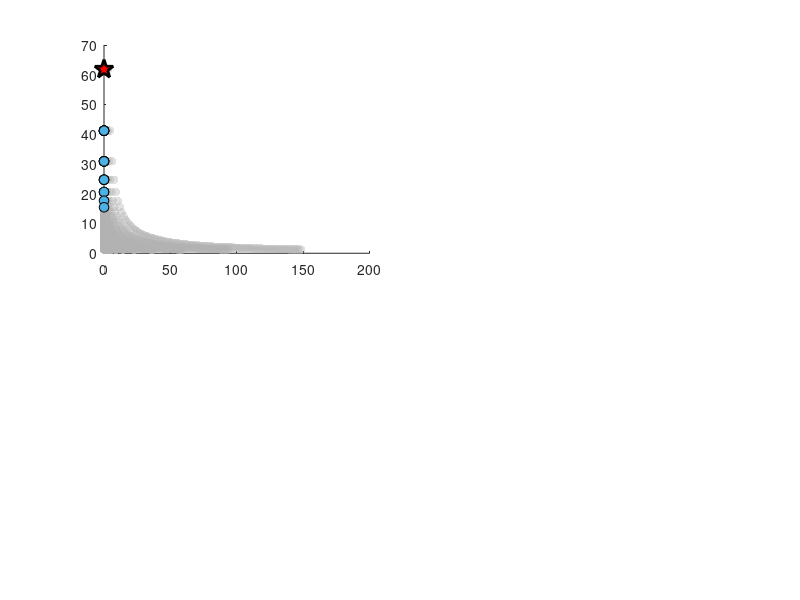

MATLAB code to generate this figure: (Note: this script raises an error after producing the figure.)
%% OPTIMAL AIR-CORE MAGNETORQUER DESIGN SCRIPT
% This script finds the optimal wire gauge and number of turns to maximize
% the magnetic moment-to-mass ratio subject to user-defined constraints.

clear; clc;

%% ========================================================================
%  1. USER-DEFINED INPUTS & CONSTRAINTS
%  ========================================================================

% Maximum allowable mass (kg)
max_mass = 0.2;

% Maximum power consumption (W)
max_power = 3.075;

% Coil inner radius (m)
coil_radius = 0.10;

% Maximum coil length (m) - physical length of wound wire
max_coil_length = 0.05;

% Maximum outer radius (m) - inner radius + maximum radial build-up
max_outer_radius = 0.12;  % 20mm radial build-up allowed

% Minimum required magnetic moment (A·m²)
% Designs below this threshold will be rejected even if efficient
min_required_moment = 0.1;

% System voltage (V)
system_voltage = 12.0;

% Packing factor (accounts for gaps between wires in winding)
% Typical values: 0.85-0.95 for careful winding, 0.7-0.85 for loose winding
packing_factor = 0.90;

% Wire insulation thickness addition per side (m)
% Heavy build magnet wire: ~15-25 µm per side
% Standard build: ~8-15 µm per side
insulation_thickness = 15e-6;  % 15 microns per side

%% ========================================================================
%  2. DESIGN DATA & PHYSICAL CONSTANTS
%  ========================================================================

% Copper density (kg/m³)
copper_density = 8960;

% AWG wire data: [AWG number, diameter (m), resistance (Ω/m)]
% Data source: Standard AWG wire tables - Solaris-shop.com
awg_data = [
    10, 2.588e-3, 3.277e-3;
    12, 2.053e-3, 5.211e-3;
    14, 1.628e-3, 8.286e-3;
    16, 1.291e-3, 1.318e-2;
    18, 1.024e-3, 2.096e-2;
    20, 8.128e-4, 3.329e-2;
    22, 6.438e-4, 5.315e-2;
    24, 5.106e-4, 8.415e-2;
    26, 4.049e-4, 1.339e-1;
    28, 3.211e-4, 2.129e-1;
    30, 2.546e-4, 3.386e-1;
    32, 2.019e-4, 5.385e-1;
    34, 1.601e-4, 8.571e-1;
    36, 1.270e-4, 1.361;
    38, 1.007e-4, 2.167;
    40, 7.988e-5, 3.441
];

% Convert AWG data to struct for easier access
awg_struct = struct('gauge', num2cell(awg_data(:,1)), ...
                    'diameter', num2cell(awg_data(:,2)), ...
                    'resistance_per_meter', num2cell(awg_data(:,3)));

% Range of turns to evaluate
turns_range = 100:50:5000;

%% ========================================================================
%  3. INITIALIZATION
%  ========================================================================

% Initialize best design struct with placeholder values
best_design = struct('gauge', 0, ...
                     'turns', 0, ...
                     'mass', 0, ...
                     'power', 0, ...
                     'moment', 0, ...
                     'efficiency', 0, ...
                     'current', 0, ...
                     'resistance', 0, ...
                     'wire_length', 0, ...
                     'coil_physical_length', 0, ...
                     'outer_radius', 0);

fprintf('========================================\n');
fprintf('MAGNETORQUER DESIGN OPTIMIZATION\n');
fprintf('========================================\n\n');
fprintf('Constraints:\n');
fprintf('  Max Mass:            %.3f kg\n', max_mass);
fprintf('  Max Power:           %.2f W\n', max_power);
fprintf('  Inner Radius:        %.4f m\n', coil_radius);
fprintf('  Max Outer Radius:    %.4f m\n', max_outer_radius);
fprintf('  Max Coil Length:     %.4f m\n', max_coil_length);
fprintf('  Min Required Moment: %.4f A·m²\n', min_required_moment);
fprintf('  System Voltage:      %.2f V\n\n', system_voltage);
fprintf('Design Parameters:\n');
fprintf('  Packing Factor:   %.2f\n', packing_factor);
fprintf('  Insulation:       %.1f µm per side\n\n', insulation_thickness*1e6);
fprintf('Evaluating designs...\n\n');

%% ========================================================================
%  4. MAIN OPTIMIZATION LOOP
%  ========================================================================

% Counter for valid designs
valid_designs = 0;

% Storage for all designs (for plotting)
all_designs = [];

% Outer loop: iterate through each AWG gauge
for i = 1:length(awg_struct)
    
    % Extract wire properties
    gauge = awg_struct(i).gauge;
    wire_diameter = awg_struct(i).diameter;
    resistance_per_meter = awg_struct(i).resistance_per_meter;
    
    % Calculate wire cross-sectional area (for mass - bare conductor)
    wire_area = pi * (wire_diameter/2)^2;
    
    % Calculate effective wire diameter including insulation
    effective_diameter = wire_diameter + (2 * insulation_thickness);
    
    % Inner loop: iterate through number of turns
    for N = turns_range
        
        % ================================================================
        % CALCULATE DESIGN PROPERTIES
        % ================================================================
        
        % Total wire length (mean turn circumference * number of turns)
        wire_length = N * (2 * pi * coil_radius);
        
        % Total electrical resistance
        total_resistance = wire_length * resistance_per_meter;
        
        % Total mass of copper wire
        total_mass = wire_length * wire_area * copper_density;
        
        % Current drawn at system voltage
        current = system_voltage / total_resistance;
        
        % Power consumed
        power_consumed = system_voltage * current;
        
        % Magnetic moment (A·m²)
        magnetic_moment = N * current * (pi * coil_radius^2);
        
        % Physical length of wound coil including insulation and packing
        coil_physical_length = (N * effective_diameter) / packing_factor;
        
        % Calculate outer radius (radial build-up from winding)
        % Assuming single-layer winding wrapped around the coil
        radial_buildup = effective_diameter / packing_factor;
        outer_radius = coil_radius + radial_buildup;
        
        % Calculate efficiency ratio
        efficiency_ratio = magnetic_moment / total_mass;
        
        % ================================================================
        % CHECK CONSTRAINTS
        % ================================================================
        
        is_valid = true;
        
        % Check mass constraint
        if total_mass > max_mass
            is_valid = false;
        end
        
        % Check power constraint
        if power_consumed > max_power
            is_valid = false;
        end
        
        % Check physical coil length constraint
        if coil_physical_length > max_coil_length
            is_valid = false;
        end
        
        % Check outer radius constraint
        if outer_radius > max_outer_radius
            is_valid = false;
        end
        
        % Check minimum magnetic moment constraint
        if magnetic_moment < min_required_moment
            is_valid = false;
        end
        
        % Store design data for plotting
        design_data = struct('gauge', gauge, ...
                            'turns', N, ...
                            'mass', total_mass, ...
                            'power', power_consumed, ...
                            'moment', magnetic_moment, ...
                            'efficiency', efficiency_ratio, ...
                            'outer_radius', outer_radius, ...
                            'valid', is_valid);
        all_designs = [all_designs; design_data];
        
        % Skip invalid designs
        if ~is_valid
            continue;
        end
        
        % ================================================================
        % SCORE AND COMPARE
        % ================================================================
        
        % Design is valid - increment counter
        valid_designs = valid_designs + 1;
        
        % Update best design if this efficiency is better
        if efficiency_ratio > best_design.efficiency
            best_design.gauge = gauge;
            best_design.turns = N;
            best_design.mass = total_mass;
            best_design.power = power_consumed;
            best_design.moment = magnetic_moment;
            best_design.efficiency = efficiency_ratio;
            best_design.current = current;
            best_design.resistance = total_resistance;
            best_design.wire_length = wire_length;
            best_design.coil_physical_length = coil_physical_length;
            best_design.outer_radius = outer_radius;
        end
        
    end
end

%% ========================================================================
%  5. OUTPUT RESULTS
%  ========================================================================

fprintf('========================================\n');
fprintf('OPTIMIZATION COMPLETE\n');
fprintf('========================================\n\n');

fprintf('Total designs evaluated: %d\n', length(all_designs));
fprintf('Valid designs found:     %d\n\n', valid_designs);

if best_design.efficiency > 0
    fprintf('OPTIMAL DESIGN FOUND:\n');
    fprintf('--------------------\n');
    fprintf('Wire Gauge (AWG):           %d\n', best_design.gauge);
    fprintf('Number of Turns:            %d\n', best_design.turns);
    fprintf('\n');
    fprintf('PERFORMANCE METRICS:\n');
    fprintf('--------------------\n');
    fprintf('Magnetic Moment:            %.4f A·m²\n', best_design.moment);
    fprintf('Total Mass:                 %.4f kg (%.1f%% of limit)\n', ...
            best_design.mass, 100*best_design.mass/max_mass);
    fprintf('Power Consumption:          %.4f W (%.1f%% of limit)\n', ...
            best_design.power, 100*best_design.power/max_power);
    fprintf('Operating Current:          %.4f A\n', best_design.current);
    fprintf('Total Resistance:           %.2f Ω\n', best_design.resistance);
    fprintf('Wire Length:                %.2f m\n', best_design.wire_length);
    fprintf('\n');
    fprintf('PHYSICAL DIMENSIONS:\n');
    fprintf('--------------------\n');
    fprintf('Inner Radius:               %.4f m\n', coil_radius);
    fprintf('Outer Radius:               %.4f m (%.1f%% of limit)\n', ...
            best_design.outer_radius, 100*best_design.outer_radius/max_outer_radius);
    fprintf('Radial Build-up:            %.4f m\n', best_design.outer_radius - coil_radius);
    fprintf('Axial Coil Length:          %.4f m (%.1f%% of limit)\n', ...
            best_design.coil_physical_length, ...
            100*best_design.coil_physical_length/max_coil_length);
    fprintf('\n');
    fprintf('EFFICIENCY:\n');
    fprintf('--------------------\n');
    fprintf('Moment-to-Mass Ratio:       %.2f A·m²/kg\n', best_design.efficiency);
    fprintf('\n');
else
    fprintf('NO VALID DESIGN FOUND!\n');
    fprintf('Consider relaxing constraints or adjusting parameters.\n\n');
end

fprintf('========================================\n\n');

%% ========================================================================
%  6. VISUALIZATION
%  ========================================================================

if best_design.efficiency > 0 && ~isempty(all_designs)
    
    % Extract arrays from struct array
    gauges = [all_designs.gauge];
    turns = [all_designs.turns];
    masses = [all_designs.mass];
    powers = [all_designs.power];
    moments = [all_designs.moment];
    efficiencies = [all_designs.efficiency];
    outer_radii = [all_designs.outer_radius];
    valid_flags = [all_designs.valid];
    
    % ====================================================================
    % FIGURE 1: CONSTRAINT ANALYSIS
    % ====================================================================
    figure('Name', 'Magnetorquer Optimization - Constraint Analysis', ...
           'Position', [50, 100, 1600, 800]);
    
    % PLOT 1: Mass Constraint Analysis
    subplot(2, 2, 1);
    hold on;
    
    % Plot all designs
    scatter(masses, efficiencies, 40, [0.7 0.7 0.7], 'filled', ...
            'MarkerFaceAlpha', 0.4, 'DisplayName', 'All Designs');
    
    % Plot valid designs
    scatter(masses(valid_flags), efficiencies(valid_flags), 50, ...
            [0.3 0.7 0.9], 'filled', 'MarkerEdgeColor', 'k', ...
            'LineWidth', 0.5, 'DisplayName', 'Valid Designs');
    
    % Plot optimal design
    scatter(best_design.mass, best_design.efficiency, 200, 'r', 'p', ...
            'filled', 'MarkerEdgeColor', 'k', 'LineWidth', 2, ...
            'DisplayName', 'Optimal Design');
    
    % Add constraint line
    xline(max_mass, 'r--', 'LineWidth', 2, 'DisplayName', 'Mass Limit');
    
    xlabel('Mass (kg)', 'FontSize', 11, 'FontWeight', 'bold');
    ylabel('Efficiency (A·m²/kg)', 'FontSize', 11, 'FontWeight', 'bold');
    title('Mass Constraint', 'FontSize', 12, 'FontWeight', 'bold');
    legend('Location', 'best', 'FontSize', 9);
    grid on;
    xlim([0, max(max_mass*1.2, max(masses)*1.1)]);
    hold off;
    
    % PLOT 2: Power Constraint Analysis
    subplot(2, 2, 2);
    hold on;
    
    scatter(powers, efficiencies, 40, [0.7 0.7 0.7], 'filled', ...
            'MarkerFaceAlpha', 0.4, 'DisplayName', 'All Designs');
    scatter(powers(valid_flags), efficiencies(valid_flags), 50, ...
            [0.3 0.7 0.9], 'filled', 'MarkerEdgeColor', 'k', ...
            'LineWidth', 0.5, 'DisplayName', 'Valid Designs');
    scatter(best_design.power, best_design.efficiency, 200, 'r', 'p', ...
            'filled', 'MarkerEdgeColor', 'k', 'LineWidth', 2, ...
            'DisplayName', 'Optimal Design');
    
    xline(max_power, 'r--', 'LineWidth', 2, 'DisplayName', 'Power Limit');
    
    xlabel('Power (W)', 'FontSize', 11, 'FontWeight', 'bold');
    ylabel('Efficiency (A·m²/kg)', 'FontSize', 11, 'FontWeight', 'bold');
    title('Power Constraint', 'FontSize', 12, 'FontWeight', 'bold');
    legend('Location', 'best', 'FontSize', 9);
    grid on;
    xlim([0, max(max_power*1.2, max(powers)*1.1)]);
    hold off;
    
    % PLOT 3: Magnetic Moment Constraint Analysis
    subplot(2, 2, 3);
    hold on;
    
    scatter(moments, efficiencies, 40, [0.7 0.7 0.7], 'filled', ...
            'MarkerFaceAlpha', 0.4, 'DisplayName', 'All Designs');
    scatter(moments(valid_flags), efficiencies(valid_flags), 50, ...
            [0.3 0.7 0.9], 'filled', 'MarkerEdgeColor', 'k', ...
            'LineWidth', 0.5, 'DisplayName', 'Valid Designs');
    scatter(best_design.moment, best_design.efficiency, 200, 'r', 'p', ...
            'filled', 'MarkerEdgeColor', 'k', 'LineWidth', 2, ...
            'DisplayName', 'Optimal Design');
    
    xline(min_required_moment, 'r--', 'LineWidth', 2, ...
          'DisplayName', 'Min Moment Limit');
    
    xlabel('Magnetic Moment (A·m²)', 'FontSize', 11, 'FontWeight', 'bold');
    ylabel('Efficiency (A·m²/kg)', 'FontSize', 11, 'FontWeight', 'bold');
    title('Minimum Moment Constraint', 'FontSize', 12, 'FontWeight', 'bold');
    legend('Location', 'best', 'FontSize', 9);
    grid on;
    xlim([0, max(moments)*1.1]);
    hold off;
    
    % PLOT 4: Outer Radius Constraint Analysis
    subplot(2, 2, 4);
    hold on;
    
    scatter(outer_radii*1000, efficiencies, 40, [0.7 0.7 0.7], 'filled', ...
            'MarkerFaceAlpha', 0.4, 'DisplayName', 'All Designs');
    scatter(outer_radii(valid_flags)*1000, efficiencies(valid_flags), 50, ...
            [0.3 0.7 0.9], 'filled', 'MarkerEdgeColor', 'k', ...
            'LineWidth', 0.5, 'DisplayName', 'Valid Designs');
    scatter(best_design.outer_radius*1000, best_design.efficiency, 200, 'r', 'p', ...
            'filled', 'MarkerEdgeColor', 'k', 'LineWidth', 2, ...
            'DisplayName', 'Optimal Design');
    
    xline(max_outer_radius*1000, 'r--', 'LineWidth', 2, ...
          'DisplayName', 'Radius Limit');
    
    xlabel('Outer Radius (mm)', 'FontSize', 11, 'FontWeight', 'bold');
    ylabel('Efficiency (A·m²/kg)', 'FontSize', 11, 'FontWeight', 'bold');
    title('Outer Radius Constraint', 'FontSize', 12, 'FontWeight', 'bold');
    legend('Location', 'best', 'FontSize', 9);
    grid on;
    xlim([min(outer_radii)*1000*0.9, max(max_outer_radius*1000*1.2, max(outer_radii)*1000*1.1)]);
    hold off;
    
    % Overall title for Figure 1
    total_designs = length(all_designs);
    sgtitle(sprintf('Constraint Analysis: %d Valid Designs (%.1f%% of %d Total)', ...
                    valid_designs, 100*valid_designs/total_designs, total_designs), ...
            'FontSize', 14, 'FontWeight', 'bold');
    
    fprintf('Figure 1: Constraint Analysis created.\n');
    
    % ====================================================================
    % FIGURE 2: PERFORMANCE TRADE-OFFS
    % ====================================================================
    figure('Name', 'Magnetorquer Optimization - Performance Trade-offs', ...
           'Position', [100, 50, 1600, 800]);
    
    % PLOT 1: Mass vs Power (2D Design Space)
    subplot(2, 2, 1);
    hold on;
    
    scatter(masses, powers, 40, [0.7 0.7 0.7], 'filled', ...
            'MarkerFaceAlpha', 0.4, 'DisplayName', 'All Designs');
    scatter(masses(valid_flags), powers(valid_flags), 50, ...
            [0.3 0.7 0.9], 'filled', 'MarkerEdgeColor', 'k', ...
            'LineWidth', 0.5, 'DisplayName', 'Valid Designs');
    scatter(best_design.mass, best_design.power, 200, 'r', 'p', ...
            'filled', 'MarkerEdgeColor', 'k', 'LineWidth', 2, ...
            'DisplayName', 'Optimal Design');
    
    % Add constraint boundaries
    xline(max_mass, 'r--', 'LineWidth', 2, 'HandleVisibility', 'off');
    yline(max_power, 'r--', 'LineWidth', 2, 'HandleVisibility', 'off');
    
    xlabel('Mass (kg)', 'FontSize', 11, 'FontWeight', 'bold');
    ylabel('Power (W)', 'FontSize', 11, 'FontWeight', 'bold');
    title('Design Space: Mass vs Power', 'FontSize', 12, 'FontWeight', 'bold');
    legend('Location', 'best', 'FontSize', 9);
    grid on;
    hold off;
    
    % PLOT 2: Moment vs Mass
    subplot(2, 2, 2);
    hold on;
    
    scatter(masses, moments, 40, [0.7 0.7 0.7], 'filled', ...
            'MarkerFaceAlpha', 0.4, 'DisplayName', 'All Designs');
    scatter(masses(valid_flags), moments(valid_flags), 50, ...
            [0.3 0.7 0.9], 'filled', 'MarkerEdgeColor', 'k', ...
            'LineWidth', 0.5, 'DisplayName', 'Valid Designs');
    scatter(best_design.mass, best_design.moment, 200, 'r', 'p', ...
            'filled', 'MarkerEdgeColor', 'k', 'LineWidth', 2, ...
            'DisplayName', 'Optimal Design');
    
    % Add constraint lines
    xline(max_mass, 'r--', 'LineWidth', 1.5, 'HandleVisibility', 'off');
    yline(min_required_moment, 'r--', 'LineWidth', 1.5, 'HandleVisibility', 'off');
    
    xlabel('Mass (kg)', 'FontSize', 11, 'FontWeight', 'bold');
    ylabel('Magnetic Moment (A·m²)', 'FontSize', 11, 'FontWeight', 'bold');
    title('Performance: Moment vs Mass', 'FontSize', 12, 'FontWeight', 'bold');
    legend('Location', 'best', 'FontSize', 9);
    grid on;
    hold off;
    
    % PLOT 3: Moment vs Power
    subplot(2, 2, 3);
    hold on;
    
    scatter(powers, moments, 40, [0.7 0.7 0.7], 'filled', ...
            'MarkerFaceAlpha', 0.4, 'DisplayName', 'All Designs');
    scatter(powers(valid_flags), moments(valid_flags), 50, ...
            [0.3 0.7 0.9], 'filled', 'MarkerEdgeColor', 'k', ...
            'LineWidth', 0.5, 'DisplayName', 'Valid Designs');
    scatter(best_design.power, best_design.moment, 200, 'r', 'p', ...
            'filled', 'MarkerEdgeColor', 'k', 'LineWidth', 2, ...
            'DisplayName', 'Optimal Design');
    
    % Add constraint lines
    xline(max_power, 'r--', 'LineWidth', 1.5, 'HandleVisibility', 'off');
    yline(min_required_moment, 'r--', 'LineWidth', 1.5, 'HandleVisibility', 'off');
    
    xlabel('Power (W)', 'FontSize', 11, 'FontWeight', 'bold');
    ylabel('Magnetic Moment (A·m²)', 'FontSize', 11, 'FontWeight', 'bold');
    title('Performance: Moment vs Power', 'FontSize', 12, 'FontWeight', 'bold');
    legend('Location', 'best', 'FontSize', 9);
    grid on;
    hold off;
    
    % PLOT 4: Constraint Summary
    subplot(2, 2, 4);
    
    % Calculate constraint violations
    mass_violations = sum(masses > max_mass);
    power_violations = sum(powers > max_power);
    moment_violations = sum(moments < min_required_moment);
    radius_violations = sum(outer_radii > max_outer_radius);
    
    % Note: A design can violate multiple constraints
    violation_data = [mass_violations; power_violations; moment_violations; ...
                     radius_violations; valid_designs];
    violation_labels = {'Mass', 'Power', 'Min Moment', 'Radius', 'Valid'};
    colors = [0.9 0.3 0.3; 0.9 0.5 0.3; 0.9 0.7 0.3; 0.9 0.9 0.3; 0.3 0.9 0.3];
    
    b = bar(violation_data);
    b.FaceColor = 'flat';
    for k = 1:length(violation_data)
        b.CData(k,:) = colors(k,:);
    end
    
    set(gca, 'XTickLabel', violation_labels);
    ylabel('Number of Designs', 'FontSize', 11, 'FontWeight', 'bold');
    title('Constraint Violation Summary', 'FontSize', 12, 'FontWeight', 'bold');
    grid on;
    
    % Add text annotations showing percentages
    for k = 1:length(violation_data)
        text(k, violation_data(k), sprintf('%.1f%%', 100*violation_data(k)/total_designs), ...
             'HorizontalAlignment', 'center', 'VerticalAlignment', 'bottom', ...
             'FontWeight', 'bold', 'FontSize', 10);
    end
    
    % Overall title for Figure 2
    sgtitle(sprintf('Performance Trade-offs: Optimal Design = AWG %d, %d Turns, %.3f A·m²', ...
                    best_design.gauge, best_design.turns, best_design.moment), ...
            'FontSize', 14, 'FontWeight', 'bold');
    
    fprintf('Figure 2: Performance Trade-offs created.\n\n');
end

fprintf('========================================\n');
